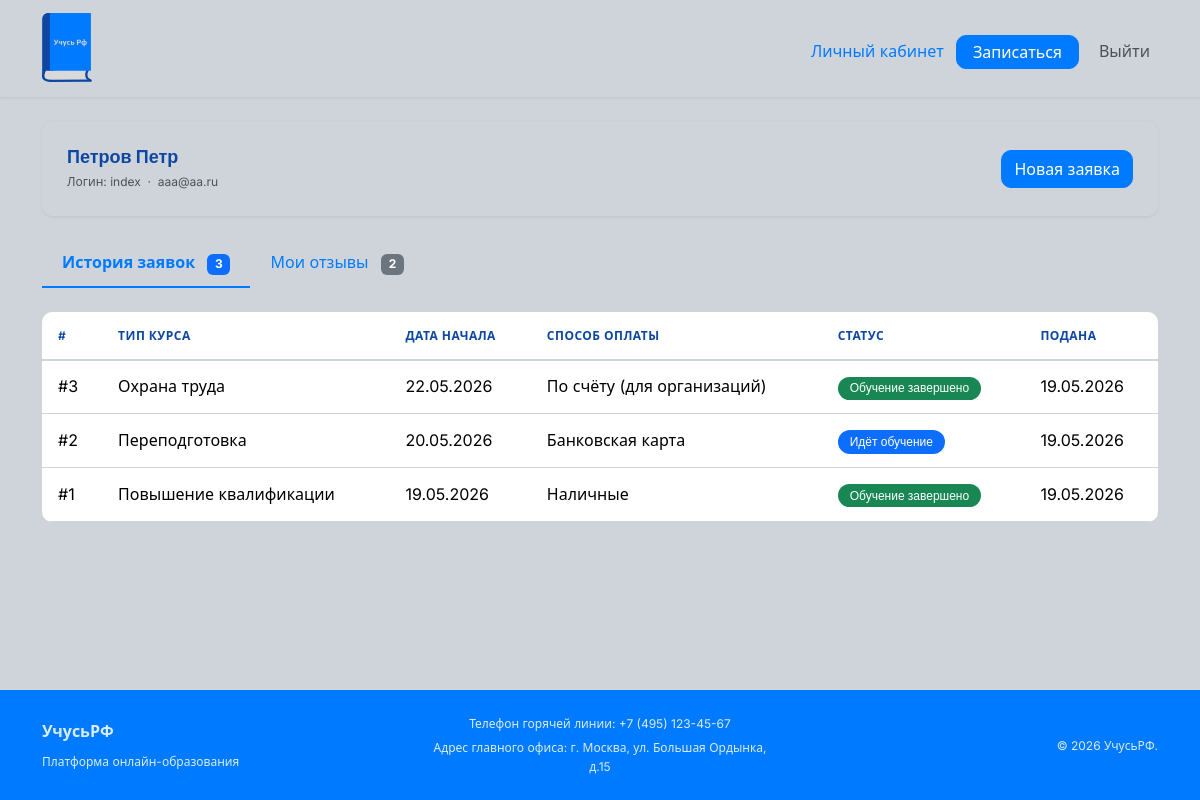
The page /cabinet/ (signed in) on the database as committed earlier.
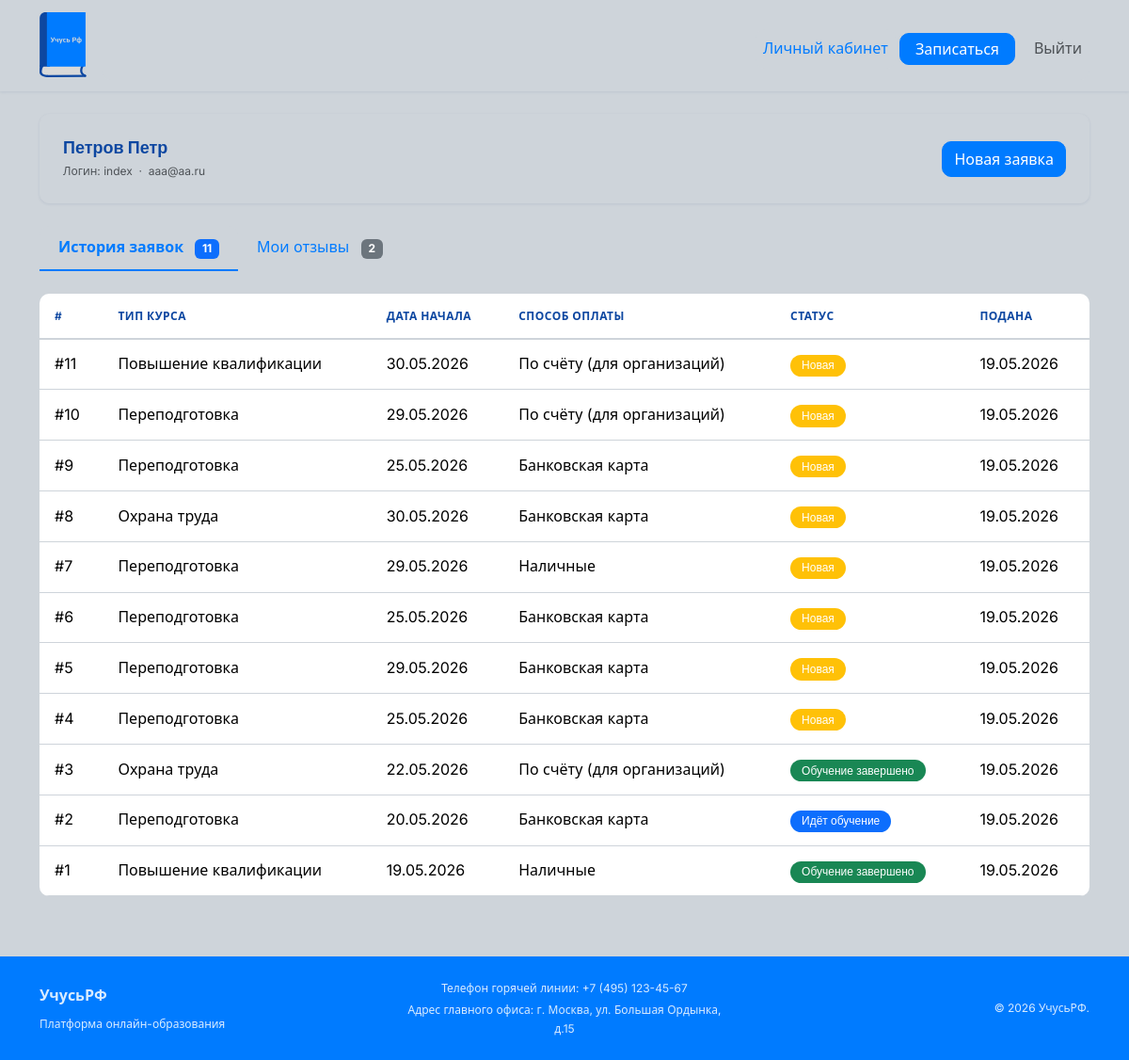
The same page on the database as committed later.
### accounts/models.py (models this page shows, shortened)
class User(AbstractBaseUser, PermissionsMixin):
    login = models.CharField('Логин', max_length=20, unique=True)
    first_name = models.CharField('Имя', max_length=100)
    last_name = models.CharField('Фамилия', max_length=100)
    middle_name = models.CharField('Отчество', max_length=100, blank=True)
    phone = models.CharField('Телефон', max_length=20, blank=True)
    email = models.EmailField('Email', unique=True)
    is_active = models.BooleanField(default=True)
    is_staff = models.BooleanField(default=False)
    date_joined = models.DateTimeField('Дата регистрации', auto_now_add=True)
    USERNAME_FIELD = 'login'
    REQUIRED_FIELDS = ['email', 'first_name', 'last_name']
    objects = UserManager()
    class Meta:
        verbose_name = 'Пользователь'
        verbose_name_plural = 'Пользователи'
    def get_full_name(self):
        parts = [self.last_name, self.first_name, self.middle_name]
        return ' '.join(p for p in parts if p).strip()
    @property
    def is_panel_admin(self):
        return self.login == 'Admin26'

### courses/models.py (models this page shows, shortened)
class Application(models.Model):
    user = models.ForeignKey(User, on_delete=models.CASCADE, related_name='applications', verbose_name='Пользователь')
    course_type = models.CharField('Тип курса', max_length=20, choices=COURSE_TYPES)
    date = models.DateField('Дата начала')
    payment_method = models.CharField('Способ оплаты', max_length=20, choices=PAYMENT_METHODS)
    status = models.CharField('Статус', max_length=20, choices=STATUS_CHOICES, default='new')
    created_at = models.DateTimeField('Дата подачи', auto_now_add=True)
    class Meta:
        verbose_name = 'Заявка'
        verbose_name_plural = 'Заявки'
        ordering = ['-created_at']
    def get_status_badge(self):
        return {
            'new': 'warning',
            'in_progress': 'primary',
            'completed': 'success',
        }.get(self.status, 'secondary')

### courses/views.py (the view)
# urls.py: path('cabinet/', views.cabinet_view, name='cabinet'),
@login_required
def cabinet_view(request):
    if request.user.is_panel_admin:
        return redirect('panel:index')
    applications = request.user.applications.all()
    reviews = request.user.reviews.select_related('application').all()
    completed_without_review = applications.filter(status='completed', review__isnull=True)
    review_form = ReviewForm()
    return render(request, 'courses/cabinet.html', {
        'applications': applications,
        'reviews': reviews,
        'completed_without_review': completed_without_review,
        'review_form': review_form,
    })

### templates/courses/cabinet.html (shortened to what this page needs)
{% extends 'base.html' %}
{% block content %}
<section class="py-4">
    <div class="container">
        <div class="cabinet-header">
            <div class="d-flex align-items-center justify-content-between flex-wrap gap-3">
                <div>
                    <h1 class="cabinet-name mb-1">{{ user.get_full_name }}</h1>
                    <p class="text-muted mb-0" style="font-size: var(--font-sm);">
                        Логин: {{ user.login }}
                        {% if user.email %} &nbsp;·&nbsp; {{ user.email }}{% endif %}
                    </p>
                </div>
                <a href="{% url 'courses:apply' %}" class="btn btn-primary">
                    Новая заявка
                </a>
            </div>
        </div>
        <ul class="nav nav-tabs cabinet-tabs mt-4" id="cabinetTabs" role="tablist">
            <li class="nav-item" role="presentation">
                <button class="nav-link active" id="apps-tab"
                        data-bs-toggle="tab" data-bs-target="#applications"
                        type="button" role="tab" aria-selected="true">
                    История заявок
                    <span class="badge bg-primary ms-2">{{ applications.count }}</span>
                </button>
            </li>
            <li class="nav-item" role="presentation">
                <button class="nav-link" id="reviews-tab"
                        data-bs-toggle="tab" data-bs-target="#reviews"
                        type="button" role="tab" aria-selected="false">
                    Мои отзывы
                    <span class="badge bg-secondary ms-2">{{ reviews.count }}</span>
                </button>
            </li>
        </ul>
        <div class="tab-content cabinet-tab-content" id="cabinetTabContent">
            <div class="tab-pane fade show active" id="applications" role="tabpanel">
                {% if applications %}
                    <div class="table-responsive">
                        <table class="table table-hover applications-table card-table">
                            <thead>
                                <tr>
                                    <th>#</th>
                                    <th>Тип курса</th>
                                    <th>Дата начала</th>
                                    <th>Способ оплаты</th>
                                    <th>Статус</th>
                                    <th>Подана</th>
                                </tr>
                            </thead>
                            <tbody>
                                {% for app in applications %}
                                <tr class="app-row">
                                    <td data-label="#">#{{ app.pk }}</td>
                                    <td data-label="Тип курса">{{ app.get_course_type_display }}</td>
                                    <td data-label="Дата начала">{{ app.date|date:'d.m.Y' }}</td>
                                    <td data-label="Способ оплаты">{{ app.get_payment_method_display }}</td>
                                    <td data-label="Статус">
                                        <span class="badge bg-{{ app.get_status_badge }} status-badge">
                                            {{ app.get_status_display }}
                                        </span>
                                    </td>
                                    <td data-label="Подана">{{ app.created_at|date:'d.m.Y' }}</td>
                                </tr>
                                {% endfor %}
                            </tbody>
                        </table>
                    </div>
                {% else %}
                    <div class="empty-state">
                        <h3 class="empty-state-title">Заявок пока нет</h3>
                        <p class="empty-state-text">Запишитесь на первый курс прямо сейчас</p>
                        <a href="{% url 'courses:apply' %}" class="btn btn-primary">Подать заявку</a>
                    </div>
                {% endif %}
            </div>
        </div>
    </div>
</section>
{% endblock %}

### templates/base.html (shortened to what this page needs)
{% load static %}
<!DOCTYPE html>
<html lang="ru">
<head>
    <link href="https://cdn.jsdelivr.net/npm/bootstrap@5.3.3/dist/css/bootstrap.min.css" rel="stylesheet">
    <link href="{% static 'css/main.css' %}" rel="stylesheet">
</head>
<body>
<nav class="navbar navbar-expand-lg navbar-light navbar-custom sticky-top">
    <div class="container">
        <a class="navbar-brand" href="{% url 'home' %}">
          <img src="{% static 'images/logo.svg' %}" alt="" style="width: 50px;">
        </a>
        <div class="collapse navbar-collapse" id="mainNav">
            <ul class="navbar-nav ms-auto align-items-lg-center gap-lg-1">
                {% if user.is_authenticated %}
                    {% if user.is_panel_admin %}
                        <li class="nav-item">
                            <a class="nav-link {% if request.resolver_match.namespace == 'panel' %}active{% endif %}"
                               href="{% url 'panel:index' %}">Панель администратора</a>
                        </li>
                    {% else %}
                        <li class="nav-item">
                            <a class="nav-link {% if request.resolver_match.url_name == 'cabinet' %}active{% endif %}"
                               href="{% url 'courses:cabinet' %}">Личный кабинет</a>
                        </li>
                        <li class="nav-item">
                            <a class="btn btn-primary btn-sm px-3"
                               href="{% url 'courses:apply' %}">Записаться</a>
                        </li>
                    {% endif %}
                    <li class="nav-item ms-lg-2">
                        <form method="post" action="{% url 'accounts:logout' %}" style="display:inline;">
                            <button type="submit" class="nav-link text-muted border-0 bg-transparent">Выйти</button>
                        </form>
                    </li>
                {% endif %}
            </ul>
        </div>
    </div>
</nav>
<div class="toast-container position-fixed top-0 end-0 p-3" style="z-index: 1090;">
</div>
<main>
    {% block content %}{% endblock %}
</main>
<footer class="footer-custom mt-auto">
    <div class="container">
        <div class="row align-items-center py-4">
            <div class="col-md-4 mb-3 mb-md-0">
                <a class="fw-bold text-dark text-decoration-none" href="{% url 'home' %}">
                    Учусь<span class="text-primary">РФ</span>
                </a>
                <p class="text-muted mt-2 mb-0" style="font-size: var(--font-sm);">
                    Платформа онлайн-образования
                </p>
            </div>
            <div class="col-md-4 mb-3 mb-md-0 text-md-center">
                <p class="mb-1" style="font-size: var(--font-sm);">Телефон горячей линии: +7 (495) 123-45-67</p>
                <p class="mb-0" style="font-size: var(--font-sm);">Адрес главного офиса: г. Москва, ул. Большая Ордынка, д.15</p>
            </div>
            <div class="col-md-4 text-md-end">
                <p class="text-muted mb-0" style="font-size: var(--font-sm);">
                    &copy; 2026 УчусьРФ.
                </p>
            </div>
        </div>
    </div>
</footer>
</body>
</html>

### static/css/main.css (style rules this page uses)
:root { --primary: #007BFF; --primary-dark: #0D47A1; --primary-light: #CED4DA; --secondary: #0D47A1; --success: #007BFF; --danger: #C0392B; --warning: #8a5d00; --border: #CED4DA; --text: #0D47A1; --text-muted: #007BFF; --bg: #CED4DA; --bg-light: #FFFFFF; --shadow-sm: 0 1px 3px rgba(43, 71, 122, 0.1); --shadow-md: 0 4px 12px rgba(43, 71, 122, 0.10); --shadow-lg: 0 8px 24px rgba(43, 71, 122, 0.14); --radius: 10px; --transition: 0.2s ease; --font-sm: 12px; --font-base: 16px; --font-lg: 18px; }
*, *::before, *::after { box-sizing: border-box; }
html { scroll-behavior: smooth; }
body { font-family: 'Inter', 'Segoe UI', system-ui, sans-serif; font-size: 16px; color: var(--text); background-color: var(--bg); min-height: 100vh; display: flex; flex-direction: column; line-height: 1.6; }
h1, .h1 { font-size: 36px; font-weight: 700; font-family: 'Inter', sans-serif; line-height: 1.2; }
small, .text-small, .help-text, .form-text, .review-date, .course-card-list, .status-badge { font-size: 12px; font-family: 'Inter', sans-serif; }
main { flex: 1; }
.navbar-custom { background-color: var(--bg); border-bottom: 2px solid var(--primary-light); box-shadow: var(--shadow-sm); transition: box-shadow var(--transition); }
.navbar-custom .navbar-brand { font-size: 18px; font-weight: 700; color: var(--text); text-decoration: none; letter-spacing: -0.02em; }
.navbar-custom .nav-link { font-size: 16px; color: var(--secondary); padding: 8px 12px; border-radius: 10px; transition: background-color var(--transition), color var(--transition); }
.navbar-custom .nav-link:hover, .navbar-custom .nav-link.active { background-color: var(--primary-light); color: var(--primary); }
.navbar-custom .navbar-collapse { background-color: var(--bg); border-top: 1px solid var(--primary-light); padding: 12px 0; margin-top: 8px; border-radius: 0 0 10px 10px; }
.cabinet-header { background-color: var(--bg); border: 1px solid var(--border); border-radius: 10px; padding: 24px; box-shadow: var(--shadow-sm); }
.cabinet-name { font-size: 18px; font-weight: 700; color: var(--text); }
.cabinet-tabs { border-bottom: 2px solid var(--border); }
.cabinet-tabs .nav-link { font-size: 16px; color: var(--text-muted); border: none; border-bottom: 2px solid transparent; margin-bottom: -2px; padding: 10.4px 20px; transition: color var(--transition), border-color var(--transition); }
.cabinet-tabs .nav-link.active { color: var(--primary); border-bottom-color: var(--primary); font-weight: 600; background-color: var(--primary-light); border-radius: 10px 10px 0 0; }
.cabinet-tab-content { padding: 24px 0; }
.applications-table { border-radius: 10px; overflow: hidden; font-size: 16px; }
.applications-table thead th { background-color: var(--bg-light); font-weight: 600; font-size: 12px; color: var(--secondary); border-bottom: 2px solid var(--border); text-transform: uppercase; letter-spacing: 0.04em; padding: 13.6px 16px; }
.applications-table tbody td { padding: 13.6px 16px; vertical-align: middle; border-bottom: 1px solid var(--border); }
.app-row { transition: background-color var(--transition); }
.status-badge { font-size: 12px; font-weight: 500; padding: 5.6px 12px; border-radius: 32px; }
.footer-custom { background-color: var(--primary); color: #FEFFFF; margin-top: auto; }
.footer-custom a, .footer-custom p, .footer-custom span { color: rgba(254, 255, 255, 0.85) !important; }
.btn { font-size: 16px; border-radius: 10px; transition: transform var(--transition), box-shadow var(--transition), background-color var(--transition); }
.btn-primary { background-color: var(--primary); border-color: var(--primary); color: #FEFFFF; }

Rows that differ between the two databases and show on the page:
added Application: pk "11", course_type "Повышение квалификации", date "30.05.2026", payment_method "По счёту (для организаций)", status "Новая", created_at "19.05.2026"
added Application: pk "10", course_type "Переподготовка", date "29.05.2026", payment_method "По счёту (для организаций)", status "Новая", created_at "19.05.2026"
added Application: pk "9", course_type "Переподготовка", date "25.05.2026", payment_method "Банковская карта", status "Новая", created_at "19.05.2026"
added Application: pk "8", course_type "Охрана труда", date "30.05.2026", payment_method "Банковская карта", status "Новая", created_at "19.05.2026"
added Application: pk "7", course_type "Переподготовка", date "29.05.2026", payment_method "Наличные", status "Новая", created_at "19.05.2026"
added Application: pk "6", course_type "Переподготовка", date "25.05.2026", payment_method "Банковская карта", status "Новая", created_at "19.05.2026"
added Application: pk "5", course_type "Переподготовка", date "29.05.2026", payment_method "Банковская карта", status "Новая", created_at "19.05.2026"
added Application: pk "4", course_type "Переподготовка", date "25.05.2026", payment_method "Банковская карта", status "Новая", created_at "19.05.2026"
Other text that changed with them:
{{ applications.count }}: "3" → "11"
